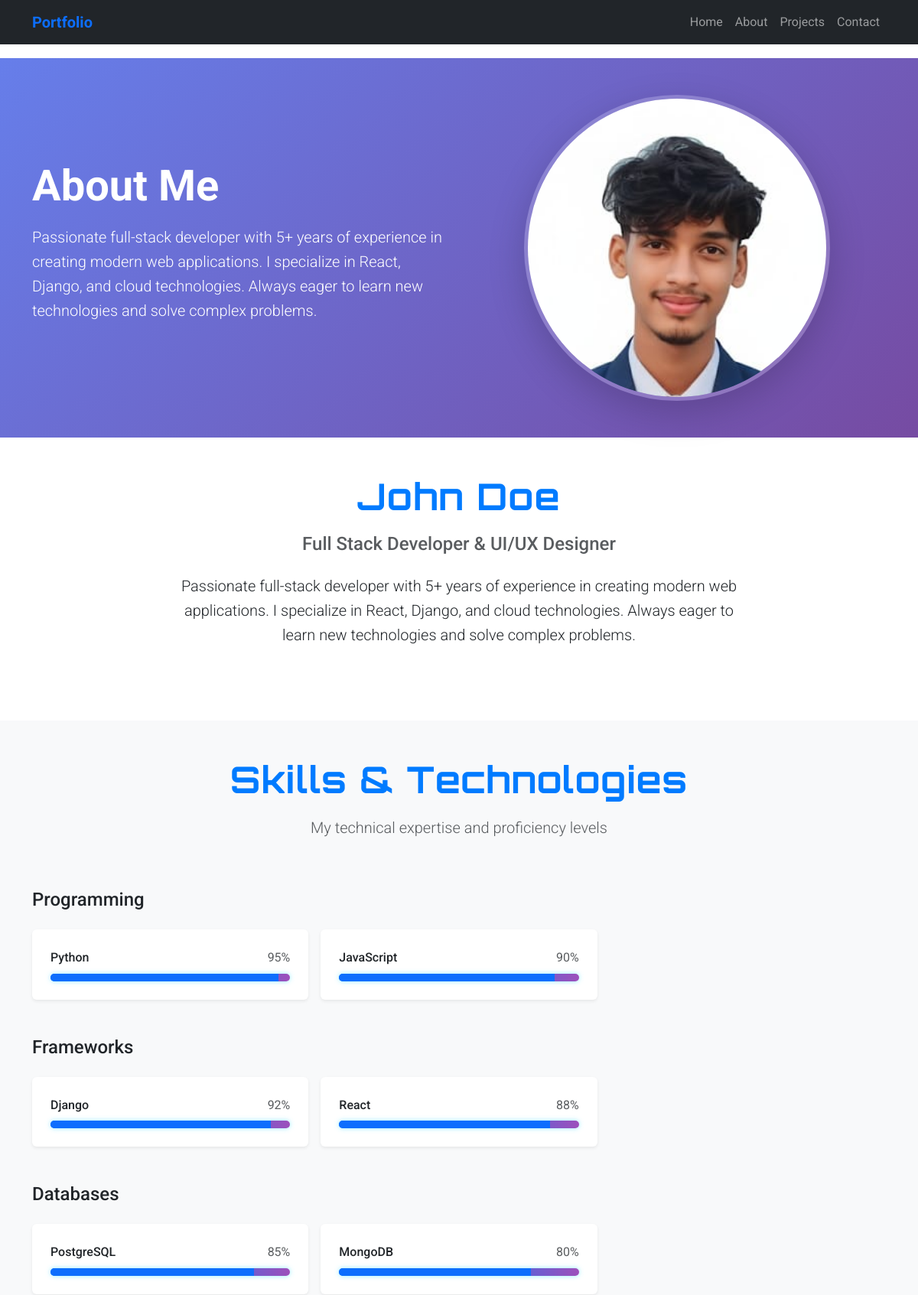
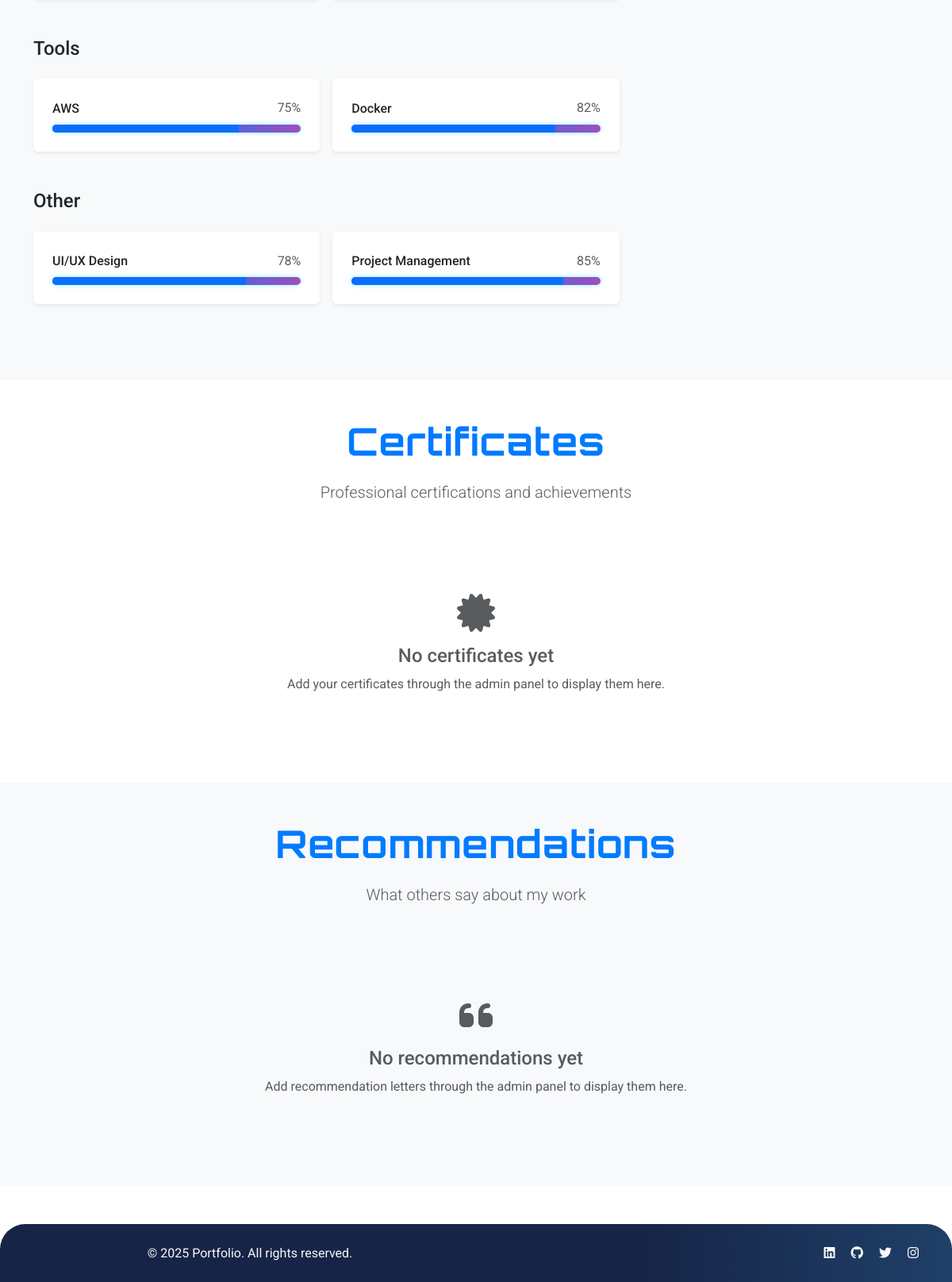
The page /about/ on the database its author committed (2 pictures, top to bottom).
### portfolio/models.py (models this page shows, shortened)
class Portfolio(models.Model):
    name = models.CharField(max_length=100)
    title = models.CharField(max_length=200)
    bio = models.TextField()
    email = models.EmailField()
    phone = models.CharField(max_length=20, blank=True)
    location = models.CharField(max_length=100, blank=True)
    profile_image = models.FileField(upload_to='profile/', blank=True, null=True)
    resume = models.FileField(upload_to='resumes/', blank=True, null=True)
    created_at = models.DateTimeField(auto_now_add=True)
    updated_at = models.DateTimeField(auto_now=True)
    class Meta:
        verbose_name = "Portfolio"
        verbose_name_plural = "Portfolio"

class Skill(models.Model):
    name = models.CharField(max_length=50)
    proficiency = models.IntegerField(
        validators=[MinValueValidator(1), MaxValueValidator(100)],
        help_text="Proficiency level from 1 to 100"
    )
    category = models.CharField(max_length=50, choices=[
        ('programming', 'Programming Languages'),
        ('frameworks', 'Frameworks & Libraries'),
        ('tools', 'Tools & Technologies'),
        ('databases', 'Databases'),
        ('other', 'Other'),
    ])
    order = models.PositiveIntegerField(default=0)
    class Meta:
        ordering = ['order', 'name']

### portfolio/views.py (the view)
# urls.py: path('about/', views.about, name='about'),
def about(request):
    try:
        portfolio = Portfolio.objects.first()
    except Portfolio.DoesNotExist:
        portfolio = None
    skills = Skill.objects.all().order_by('order', 'name')
    certificates = Certificate.objects.all().order_by('order', '-issue_date')
    recommendations = Recommendation.objects.all().order_by('order', 'recommender_name')
    skill_categories = {}
    for skill in skills:
        category = skill.category
        if category not in skill_categories:
            skill_categories[category] = []
        skill_categories[category].append(skill)
    context = {
        'portfolio': portfolio,
        'skill_categories': skill_categories,
        'certificates': certificates,
        'recommendations': recommendations,
    }
    return render(request, 'portfolio/about.html', context)

### templates/portfolio/about.html (shortened to what this page needs)
{% extends 'base.html' %}
{% load static %}
{% block content %}
<section class="bg-gradient-primary text-white py-5">
    <div class="container">
        <div class="row align-items-center">
            <div class="col-lg-6">
                <h1 class="display-4 fw-bold mb-3">About Me</h1>
                <p class="lead">{{ portfolio.bio|default:"Learn more about my background, skills, and experience." }}</p>
            </div>
            <div class="col-lg-6 text-center">
                {% if portfolio.profile_image %}
                    <img src="{{ portfolio.profile_image.url }}" alt="{{ portfolio.name }}" class="profile-image img-fluid shadow-lg">
                {% else %}
                    <img src="{% static 'image/developer.jpeg' %}" alt="{{ portfolio.name|default:'Developer' }}" class="profile-image img-fluid shadow-lg">
                {% endif %}
            </div>
        </div>
    </div>
</section>
<section class="py-5">
    <div class="container">
        <div class="row">
            <div class="col-lg-8 mx-auto">
                <div class="text-center mb-5">
                    <h2 class="display-5 fw-bold">{{ portfolio.name|default:"Your Name" }}</h2>
                    <h3 class="h4 text-muted mb-4">{{ portfolio.title|default:"Full Stack Developer" }}</h3>
                    <p class="lead">{{ portfolio.bio|default:"I'm a passionate developer with a love for creating innovative solutions and solving complex problems." }}</p>
                </div>
            </div>
        </div>
    </div>
</section>
<section class="bg-light py-5">
    <div class="container">
        <div class="row">
            <div class="col-12 text-center mb-5">
                <h2 class="display-5 fw-bold">Skills & Technologies</h2>
                <p class="lead text-muted">My technical expertise and proficiency levels</p>
            </div>
        </div>
        {% if skill_categories %}
            {% for category, skills in skill_categories.items %}
                <div class="row mb-5">
                    <div class="col-12">
                        <h3 class="h4 mb-4 text-capitalize">{{ category|title }}</h3>
                        <div class="row g-3">
                            {% for skill in skills %}
                                <div class="col-lg-4 col-md-6">
                                    <div class="skill-card p-4 bg-white rounded shadow-sm">
                                        <div class="d-flex justify-content-between align-items-center mb-2">
                                            <h6 class="mb-0">{{ skill.name }}</h6>
                                            <span class="text-muted">{{ skill.proficiency }}%</span>
                                        </div>
                                        <div class="progress" style="height: 10px;">
                                            <div class="progress-bar bg-primary" role="progressbar" style="width: {{ skill.proficiency }}%"></div>
                                        </div>
                                    </div>
                                </div>
                            {% endfor %}
                        </div>
                    </div>
                </div>
            {% endfor %}
        {% else %}
            <div class="text-center py-5">
                <i class="fas fa-code fa-3x text-muted mb-3"></i>
                <h4 class="text-muted">Skills will be displayed here</h4>
                <p class="text-muted">Add your skills through the admin panel to see them here.</p>
            </div>
        {% endif %}
    </div>
</section>
<section class="py-5">
    <div class="container">
        <div class="row">
            <div class="col-12 text-center mb-5">
                <h2 class="display-5 fw-bold">Certificates</h2>
                <p class="lead text-muted">Professional certifications and achievements</p>
            </div>
        </div>
        {% if certificates %}
            <div class="row g-4">
                {% for certificate in certificates %}
                    <div class="col-lg-4 col-md-6">
                        <div class="card h-100 shadow-sm certificate-card">
                            <div class="card-body">
                                <h5 class="card-title">{{ certificate.title }}</h5>
                                <h6 class="card-subtitle mb-2 text-muted">{{ certificate.issuing_organization }}</h6>
                                <p class="card-text text-muted">{{ certificate.issue_date|date:"F Y" }}</p>
                                {% if certificate.description %}
                                    <p class="card-text">{{ certificate.description }}</p>
                                {% endif %}
                                <div class="d-flex gap-2">
                                    {% if certificate.certificate_file %}
                                        <a href="{{ certificate.certificate_file.url }}" target="_blank" class="btn btn-outline-primary btn-sm">
                                            <i class="fas fa-file-pdf me-1"></i> View Certificate
                                        </a>
                                    {% endif %}
                                    {% if certificate.certificate_url %}
                                        <a href="{{ certificate.certificate_url }}" target="_blank" class="btn btn-primary btn-sm">
                                            <i class="fas fa-external-link-alt me-1"></i> Verify
                                        </a>
                                    {% endif %}
                                </div>
                            </div>
                        </div>
                    </div>
                {% endfor %}
            </div>
        {% else %}
            <div class="text-center py-5">
                <i class="fas fa-certificate fa-3x text-muted mb-3"></i>
                <h4 class="text-muted">No certificates yet</h4>
                <p class="text-muted">Add your certificates through the admin panel to display them here.</p>
            </div>
        {% endif %}
    </div>
</section>
<section class="bg-light py-5">
    <div class="container">
        <div class="row">
            <div class="col-12 text-center mb-5">
                <h2 class="display-5 fw-bold">Recommendations</h2>
                <p class="lead text-muted">What others say about my work</p>
            </div>
        </div>
        {% if recommendations %}
            <div class="row g-4">
                {% for recommendation in recommendations %}
                    <div class="col-lg-4 col-md-6">
                        <div class="card h-100 shadow-sm recommendation-card">
                            <div class="card-body">
                                <h5 class="card-title">{{ recommendation.title }}</h5>
                                <h6 class="card-subtitle mb-2 text-muted">{{ recommendation.recommender_name }}</h6>
                                <p class="card-text text-muted">{{ recommendation.recommender_position }} at {{ recommendation.recommender_company }}</p>
                                {% if recommendation.description %}
                                    <p class="card-text">{{ recommendation.description }}</p>
                                {% endif %}
                                {% if recommendation.letter_file %}
                                    <a href="{{ recommendation.letter_file.url }}" target="_blank" class="btn btn-outline-primary btn-sm">
                                        <i class="fas fa-file-pdf me-1"></i> View Letter
                                    </a>
                                {% endif %}
                            </div>
                        </div>
                    </div>
                {% endfor %}
            </div>
        {% else %}
            <div class="text-center py-5">
                <i class="fas fa-quote-left fa-3x text-muted mb-3"></i>
                <h4 class="text-muted">No recommendations yet</h4>
                <p class="text-muted">Add recommendation letters through the admin panel to display them here.</p>
            </div>
        {% endif %}
    </div>
</section>
{% endblock %}

### static/css/style.css (style rules this page uses)
:root { --primary: #007bff; --secondary: #6c757d; --success: #28a745; --info: #17a2b8; --warning: #ffc107; --danger: #dc3545; --light: #f8f9fa; --dark: #343a40; --accent: #9d50bb; --bg-gradient-primary: linear-gradient(135deg, #667eea 0%, #764ba2 100%); --bg-gradient-secondary: linear-gradient(135deg, #f093fb 0%, #f5576c 100%); }
body { font-family: 'Roboto', Arial, sans-serif; line-height: 1.6; padding-top: 76px; }
.bg-gradient-primary { background: var(--bg-gradient-primary) !important; }
.profile-image { width: 400px; height: 400px; border-radius: 50%; object-fit: cover; border: 5px solid rgba(255, 255, 255, 0.2); box-shadow: 0 10px 30px rgba(0, 0, 0, 0.3); }
h2 { font-family: 'Orbitron', 'Roboto', sans-serif; font-size: 2rem; color: var(--primary); margin-bottom: 1.2rem; letter-spacing: 1px; }
.progress { background: linear-gradient( to right, var(--primary) 40%, var(--accent) 100%); height: 100%; border-radius: 7px; box-shadow: 0 0 6px #51e5ff9d; animation: progressGlow 2s infinite alternate; }

### rows shown on the page
Portfolio: bio "Passionate full-stack developer with 5+ years of experience in creating modern web applications. I specialize in React, Django, and cloud technologies. Always eager to learn new technologies and solve complex problems.", name "John Doe", title "Full Stack Developer & UI/UX Designer"
Skill: category "Programming", name "Python", proficiency "95"
Skill: name "JavaScript", proficiency "90"
Skill: category "Frameworks", name "Django", proficiency "92"
Skill: name "React", proficiency "88"
Skill: category "Databases", name "PostgreSQL", proficiency "85"
Skill: name "MongoDB", proficiency "80"
Skill: category "Tools", name "AWS", proficiency "75"
Skill: name "Docker", proficiency "82"
Skill: category "Other", name "UI/UX Design", proficiency "78"
Skill: name "Project Management", proficiency "85"
